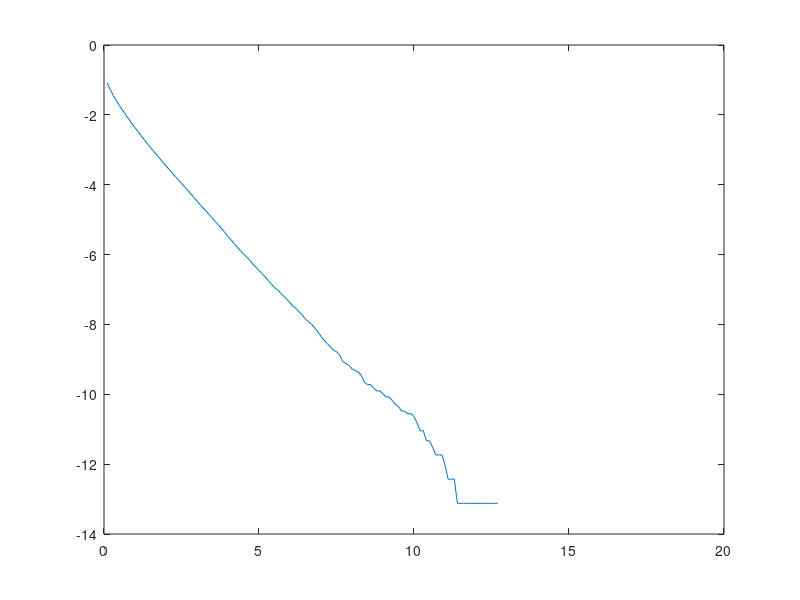

MATLAB code to generate this figure:
clear
nmsg = 500000;
nrcv = 3;
m = rand(nmsg, 1);
p0 = 0.5;
p1 = 1 - p0;
m(m < p0) = 0;
m(m >= p0) = 1;
mu = [0 0 0];
%rho = [1 0 0; 0 1 0; 0 0 1];
rho = [1 0.4 0.3; 0.4 1 0.4; 0.3 0.4 1];
sigma = [1 0 0; 0 1 0; 0 0 1];
for i = 1:nrcv
    for j = 1:nrcv
        if i ~= j
            sigma(i, j) = rho(i, j) * sqrt(sigma(i, i)) * sqrt(sigma(j, j));
        end
    end
end
w = 2 * (rho(1,2)^2 + rho(1,3)^2 + rho(2,3)^2 - 2*rho(1,2)*rho(1,3)*rho(2,3) - 1);
a = [rho(2,3)^2-1, rho(1,3)^2-1, rho(1,2)^2-1, rho(1,2)-rho(1,3)*rho(2,3), rho(1,3)-rho(1,2)*rho(2,3), rho(2,3) - rho(1,2)*rho(1,3)];
N = mvnrnd(mu, sigma, nmsg);
E = 0.1:0.1:15;
s = zeros(nmsg, 1);
R = zeros(nmsg, nrcv);
m_hat = zeros(nmsg, 1);
pe = zeros(1, 150);
for i = 1:150
    s(m == 0) = sqrt(E(i));
    s(m == 1) = -sqrt(E(i));
    s = repmat(s(:,1),1,3);
    R = N + s;
    R = R';
    thresh = -0.25 * w * log(p0/p1) / sqrt(E(i));
    r1 = R(1,:);
    r2 = R(2,:);
    r3 = R(3,:);
    likely = r1*a(1) + r2*a(2) + r3*a(3) + (r1+r2)*a(4) + (r1+r3)*a(5) + (r2+r3)*a(6);
    m_hat(likely >= thresh) = 1;
    m_hat(likely < thresh) = 0;
    pe(i) = (length(find(m ~= m_hat))/nmsg);
end

plot(E,log(pe),'DisplayName','H-D');

